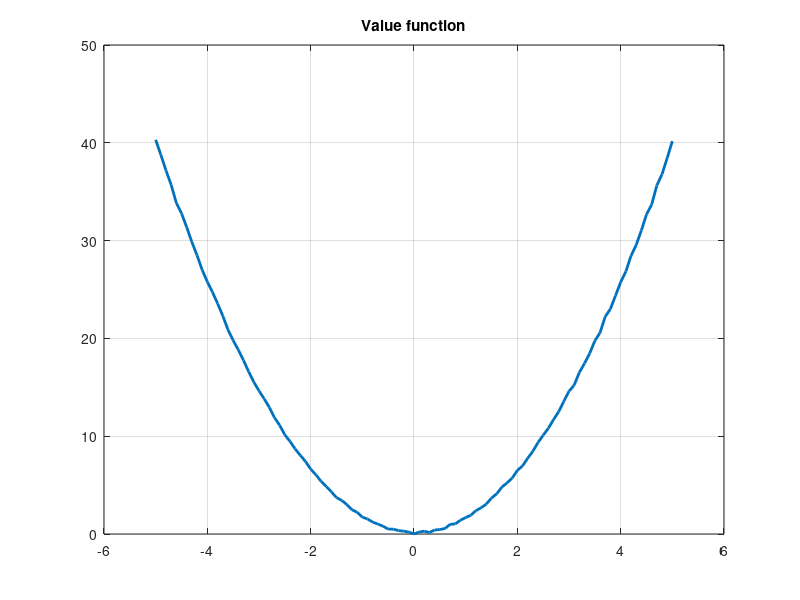
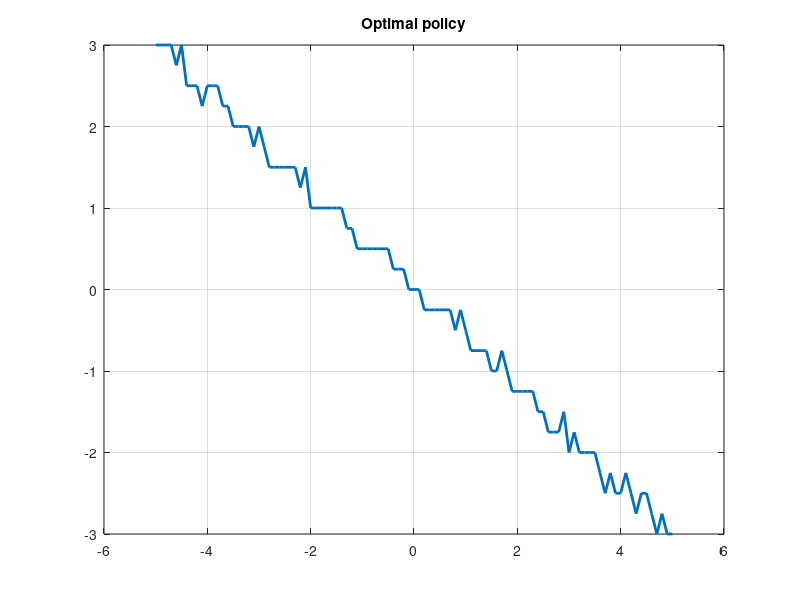

These charts were generated, in order, by the following MATLAB code:
Nx=101;
Nu=41;
x_grid= linspace(-5,5,101);
u_grid= linspace(-5,5,41);
policy= ones(Nx,1); %%bản chất chỉ là ánh xạ

policy_converged= false;
cnt=0;
max_iter=100;
V= zeros(Nx,1);
cnt=0;
gamma=0.95;

while ~policy_converged && cnt <max_iter
    
 converged=false;
    while ~converged
        V_new= zeros(Nx,1);
    for i= 1:Nx
    u=u_grid(policy(i));
    x_new = x_grid(i)+u;
    [~,idx] = min(abs(x_new-x_grid));
    cost = x_grid(i)^2+ u^2;
    V_new(i)= cost+gamma* V(idx);
    end 
    
    if norm(V_new-V)<1e-4
        converged=true;
    end
    V= V_new;
    end
   

    policy_new=zeros(Nx,1);
    for i= 1:Nx
      Q= zeros(Nu,1);
       for j=1:Nu
        u=u_grid(j);
        x_new=x_grid(i)+u;
        [~,idx] = min(abs(x_new-x_grid));
        cost = x_grid(i)^2+ u^2;
        Q(j)= cost+ gamma* V(idx);
       end
    [~,best_idx]= min(Q);
    policy_new(i)= best_idx;
    end

    if isequal(policy_new,policy)
        policy_converged=true;
    else
        policy=policy_new;
    end
   
   % ---- Cửa sổ 1: Value function ----
figure(1);
clf;
plot(x_grid, V, 'LineWidth',2);
title('Value function');
grid on;

% ---- Cửa sổ 2: Policy ----
figure(2);
clf;
plot(x_grid, u_grid(policy), 'LineWidth',2);
title('Optimal policy');
grid on;

drawnow;
    cnt=cnt+1;
end
